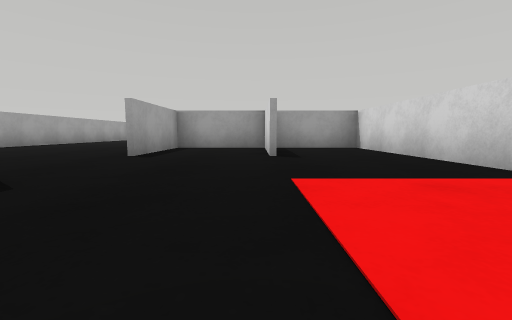
View 1 (above)

24 first-person views from a walk through a robot-simulator world made for Webots. The camera is 0.04 m above the floor, tilts 6° down and sees 90° across. The floor is counted in squares, 0.1 m on a side. Each view is taken from the middle of a square. On the plan, view 1 faces up. The plan holds only what a view shows up to about 9 squares ahead; the rest is blank. Robots are left out.

View 2
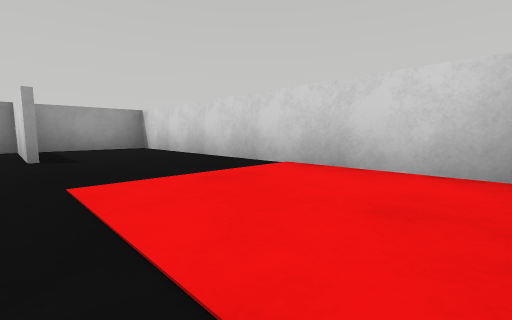

View 3
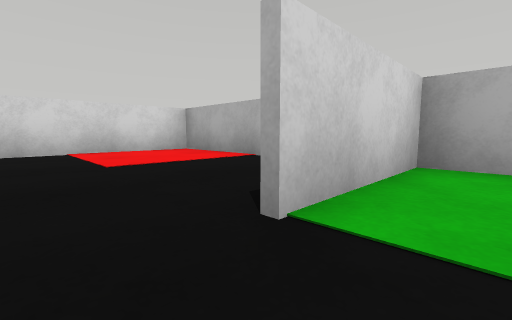

View 4
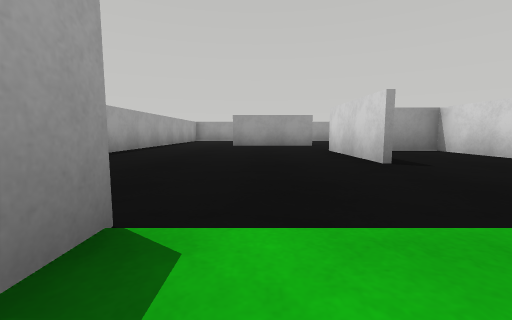

View 5
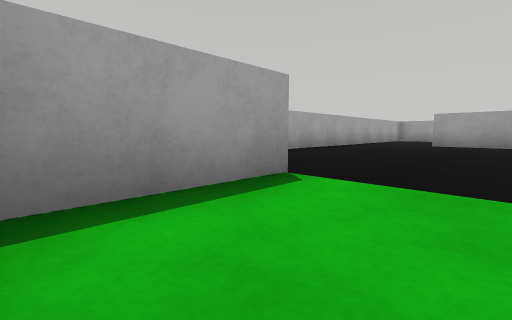

View 6
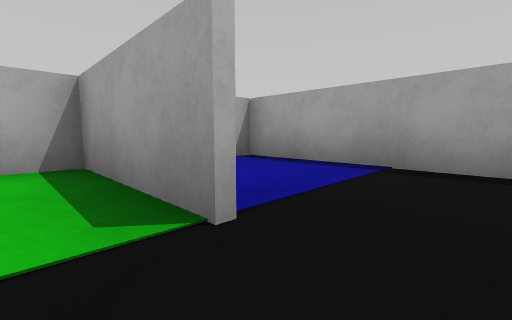

View 7
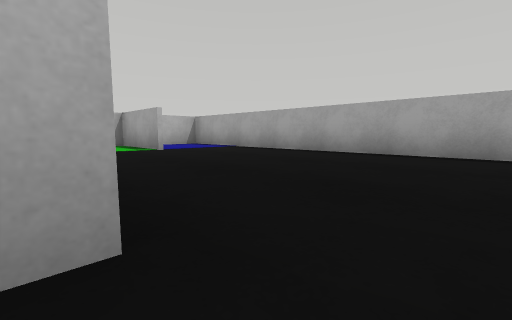

View 8
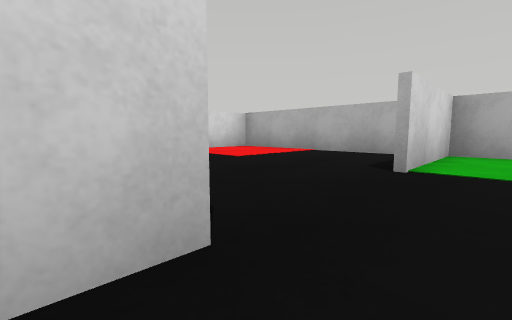

View 9
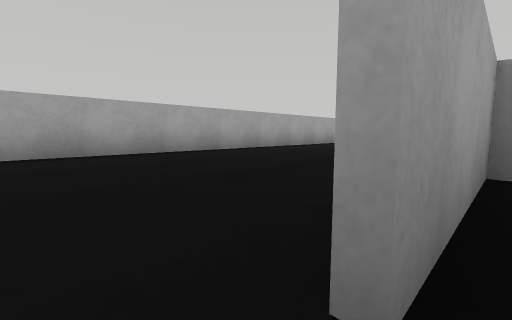

View 10
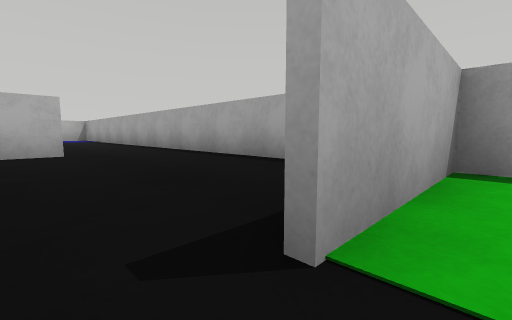

View 11
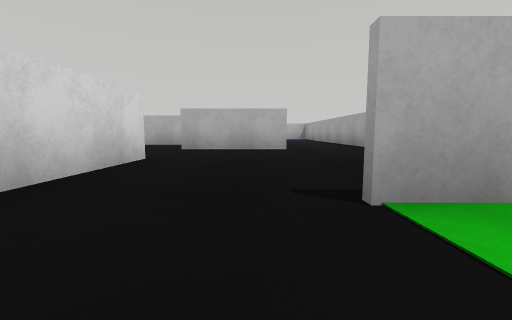

View 12
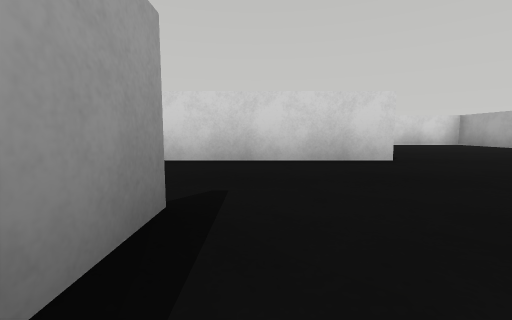

View 13
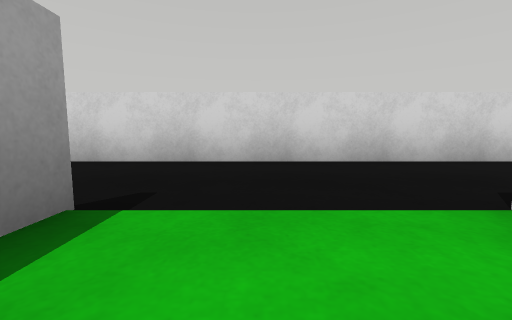

View 14
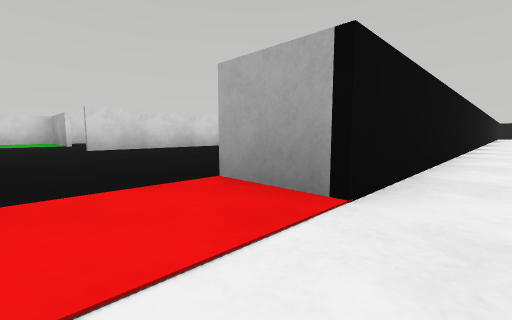

View 15
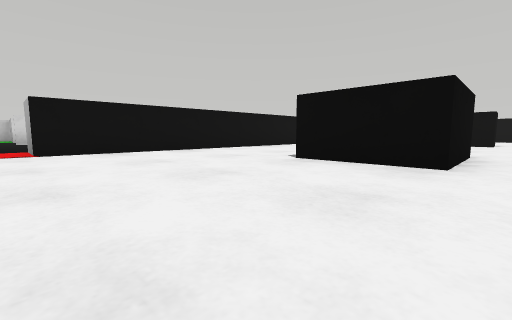

View 16
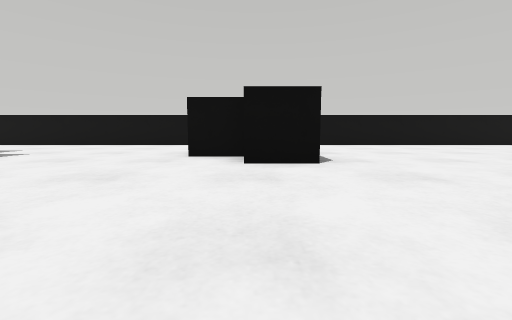

View 17
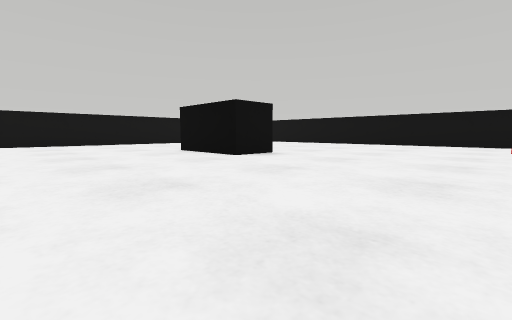

View 18
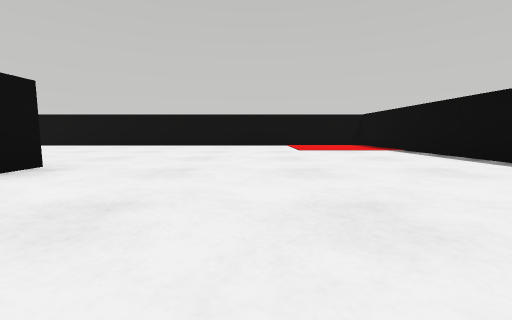

View 19
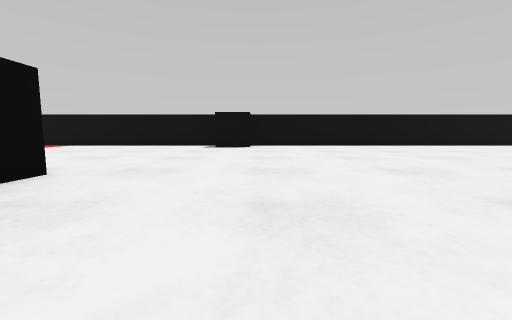

View 20
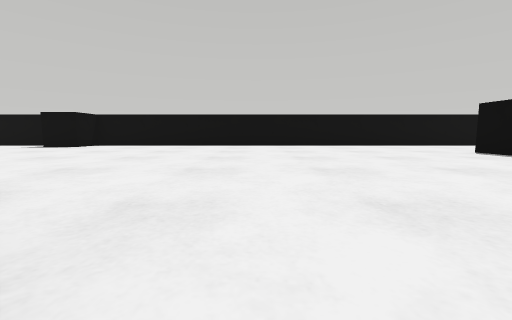

View 21
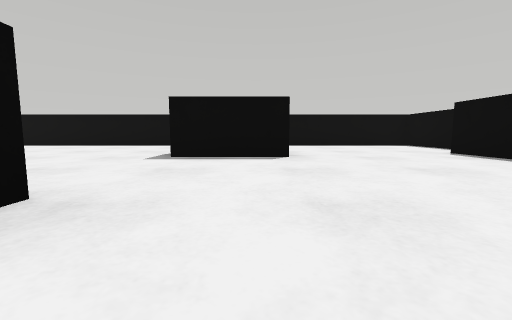

View 22
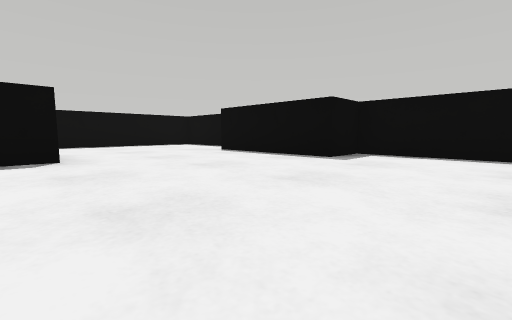

View 23
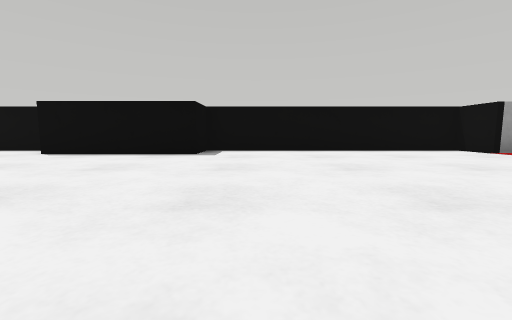

View 24
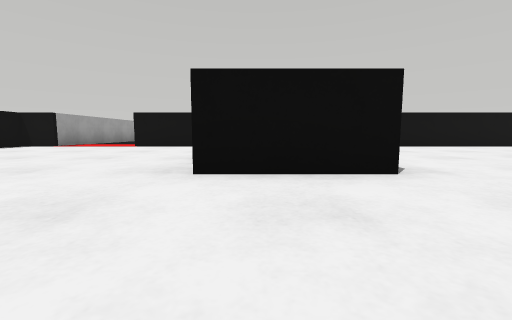

### Floor plan
Ten units are one square. View 1 is at (0, 0); x grows to the right and y downward. Boxes are objects, and circles mark ways between rooms. Rooms are numbered by the first view taken in them; rooms with no view inside come last. Other rooms are left out.
<svg viewBox="-210 -234 243 252">
<path fill="none" stroke="#000" d="M-5 3 27 3 27 -69M28 -70 5 -70M-49 -96 -21 -96M-23 -44 -23 -71M-21 -95 -48 -95M-46 -21 -46 4M-23 -119 -23 -144M-49 3 -23 3 -23 -21M-46 -145 -56 -145M-23 -71 28 -71M27 -69 27 -94M2 -44 2 -70 -21 -70 -21 -44M-15 3 -5 3M-46 -170 -51 -170M-23 -144 -23 -176M-71 -146 -46 -146M-71 -126 -71 3 -49 3M-84 -14 -84 -196M-179 -229 -204 -229 -204 13 -100 13M-84 -220 -84 -229 -142 -229"/>
<rect x="-205" y="-75" width="10" height="20" fill="#bbb"><title>black box</title></rect>
<rect x="-175" y="-175" width="10" height="10" fill="#bbb"><title>black box</title></rect>
<rect x="-175" y="-185" width="10" height="10" fill="#bbb"><title>black box</title></rect>
<rect x="-175" y="-225" width="20" height="10" fill="#bbb"><title>black box</title></rect>
<rect x="-155" y="-225" width="10" height="10" fill="#bbb"><title>black box</title></rect>
<rect x="-145" y="-55" width="10" height="20" fill="#bbb"><title>black box</title></rect>
<rect x="-145" y="-225" width="10" height="10" fill="#bbb"><title>black box</title></rect>
<rect x="-135" y="-55" width="10" height="20" fill="#bbb"><title>black box</title></rect>
<rect x="-135" y="-105" width="10" height="20" fill="#bbb"><title>black box</title></rect>
<rect x="-135" y="-155" width="10" height="10" fill="#bbb"><title>black box</title></rect>
<rect x="-135" y="-165" width="10" height="10" fill="#bbb"><title>black box</title></rect>
<rect x="-125" y="-115" width="10" height="20" fill="#bbb"><title>black box</title></rect>
<rect x="-125" y="-165" width="10" height="10" fill="#bbb"><title>black box</title></rect>
<circle cx="0" cy="-20" r="3" fill="#2a7"/>
<circle cx="-20" cy="-95" r="3" fill="#2a7"/>
<circle cx="-20" cy="-35" r="3" fill="#2a7"/>
<circle cx="-35" cy="-150" r="3" fill="#2a7"/>
<circle cx="-50" cy="-85" r="3" fill="#2a7"/>
<text x="10" y="-30">1</text>
<text x="-40" y="-70">2</text>
<text x="0" y="-100">3</text>
<text x="-10" y="-30">4</text>
<text x="-40" y="-160">5</text>
<text x="-60" y="-70">6</text>
<text x="-150" y="-110">7</text>
</svg>
Room 1 opens to room 4. Room 2 opens to room 3. Room 2 opens to room 4. Room 2 opens to room 5. Room 2 opens to room 6.

Where each view was taken, in squares from view 1:
view 1: 0 up, 0 right, facing up
view 2: 0 up, 0 right, facing up-right
view 3: 3 up, 3 left, facing down-right
view 4: 1 up, 4 left, facing up
view 5: 0 up, 3 left, facing up-left
view 6: 3 up, 4 left, facing down-left
view 7: 8 up, 2 left, facing down-left
view 8: 5 up, 3 left, facing down-right
view 9: 4 up, 2 left, facing up-left
view 10: 15 up, 4 left, facing down-left
view 11: 16 up, 4 left, facing down
view 12: 14 up, 6 left, facing right
view 13: 16 up, 6 left, facing right
view 14: 21 up, 9 left, facing down-right
view 15: 20 up, 14 left, facing down-right
view 16: 10 up, 17 left, facing right
view 17: 8 up, 18 left, facing down-right
view 18: 7 up, 17 left, facing down
view 19: 7 up, 12 left, facing left
view 20: 12 up, 12 left, facing left
view 21: 18 up, 12 left, facing left
view 22: 18 up, 12 left, facing up-left
view 23: 17 up, 13 left, facing up
view 24: 16 up, 16 left, facing right
